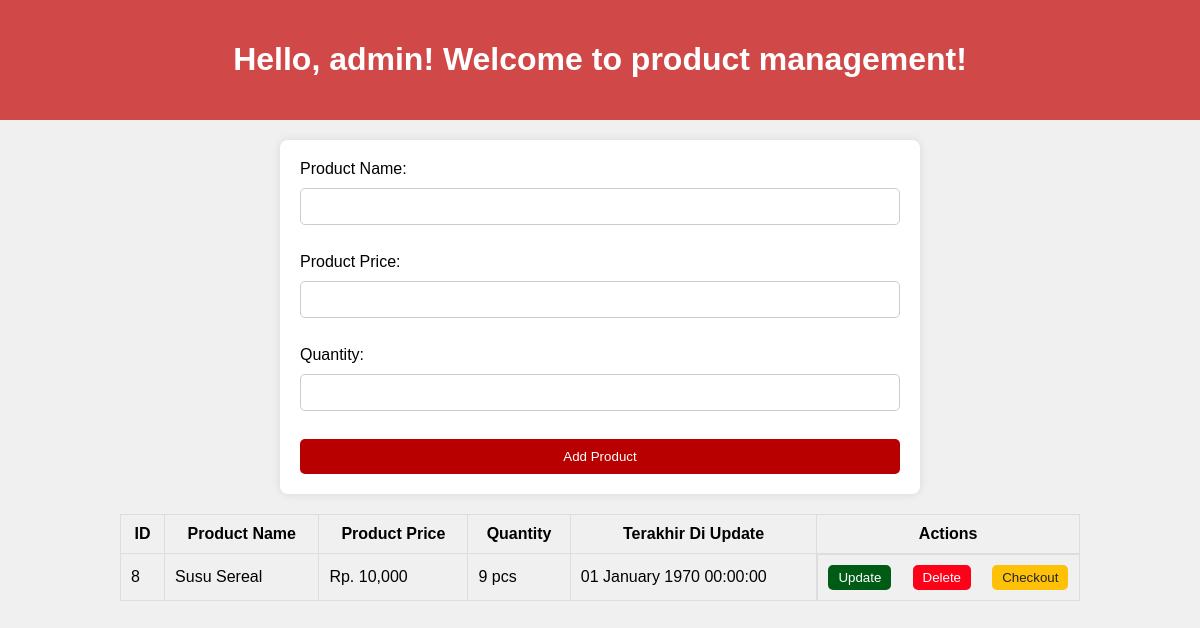
The page /pages/kasir/manage_product.php (signed in) on the database as committed earlier.
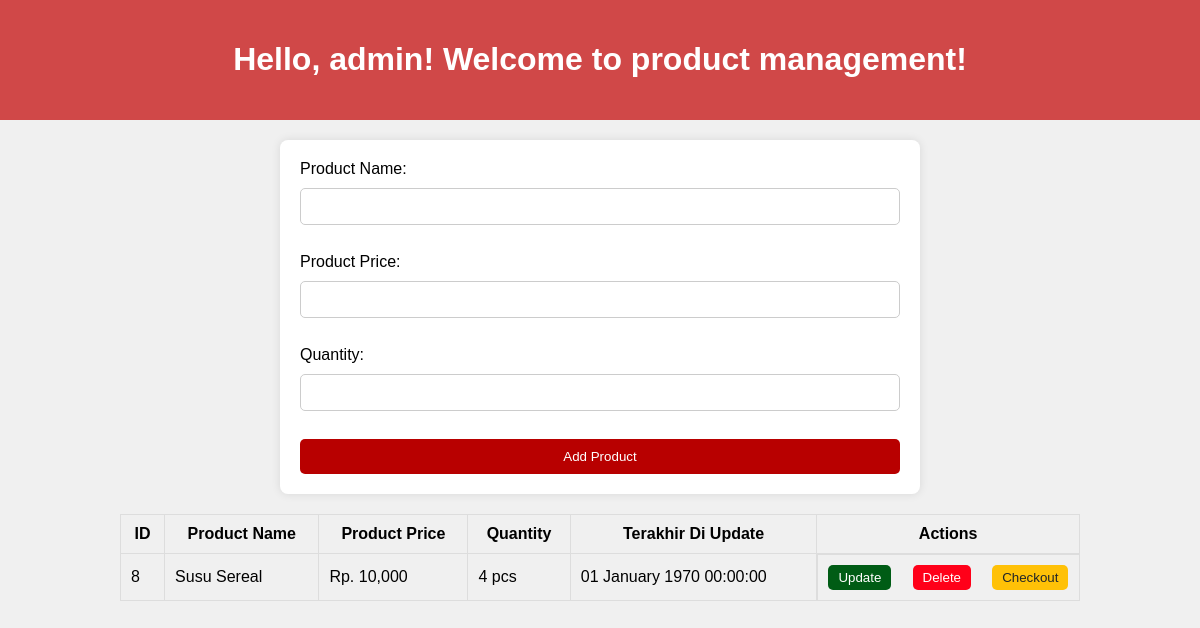
The same page on the database as committed later.
### tables this page shows
CREATE TABLE `products` (
  `id` int(20) NOT NULL,
  `nama_produk` varchar(40) DEFAULT NULL,
  `harga_produk` int(20) DEFAULT NULL,
  `created_at` timestamp NOT NULL DEFAULT current_timestamp(),
  `updated_at` timestamp NULL DEFAULT NULL,
  `jumlah` int(20) NOT NULL,
  `kode_unik` varchar(255) DEFAULT NULL,
  `status` enum('tersedia','tidak tersedia') NOT NULL
);

### pages/kasir/manage_product.php (the view, shortened to what this page needs)
<?php
require_once('../../db/DB_connection.php');
$query = "SELECT * FROM products";
$result = $conn->query($query);
?>
<!DOCTYPE html>
<html lang="en">
<head>
    <link rel='stylesheet' href='../../Assets/style/manage_product.css'>
</head>
<body>
    <div class="header">
        <h1>Hello, <?php echo htmlspecialchars($_SESSION['nama']); ?>! Welcome to product management!</h1>
    </div>
    <div class="form-container">
        <form action="../../db/DB_add_product.php" method="post">
            <label for="nama_produk">Product Name:</label>
            <input type="text" name="nama_produk" required>
            <br>
            <label for="harga_produk">Product Price:</label>
            <input type="number" name="harga_produk" required>
            <br>
            <label for="jumlah">Quantity:</label>
            <input type="number" name="jumlah" required>
            <br>
            <button type="submit" class="button-submit"  name="add_product">Add Product</button>
        </form>
    </div>
    <table>
        <tr>
            <th>ID</th>
            <th>Product Name</th>
            <th>Product Price</th>
            <th>Quantity</th>
            <th>Terakhir Di Update</th>
            <th>Actions</th>
        </tr>
        <?php while ($row = $result->fetch_assoc()): ?>
            <tr>
                <td><?php echo $row['id']; ?></td>
                <td><?php echo htmlspecialchars($row['nama_produk']); ?></td>
                <td>Rp. <?php echo number_format($row["harga_produk"]); ?></td>
                <td><?php echo number_format($row['jumlah']); ?> pcs</td>
                <td><?php echo date('d F Y H:i:s', strtotime($row['updated_at'])); ?></td>
                <td class="action-buttons">
                    <form action="update_product.php" method="get">
                        <button class="update-button" type="submit">Update</button>
                    </form>
                    <form action="../../db/DB_delete_product.php" method="post">
                        <button type="submit" class="delete-button" name="delete_product" onclick="return confirm('Are you sure you want to delete this product?')">Delete</button>
                    </form>
                    <form action="../../db/DB_procces_checkout.php" method="post">
                        <button type="submit" class="checkout-button" name="checkout_product">Checkout</button>
                    </form>
                </td>
            </tr>
        <?php endwhile; ?>
    </table>
</body>
</html>

Rows that differ between the two databases and show on the page:
changed products "Susu Sereal": jumlah "9" → "4"
